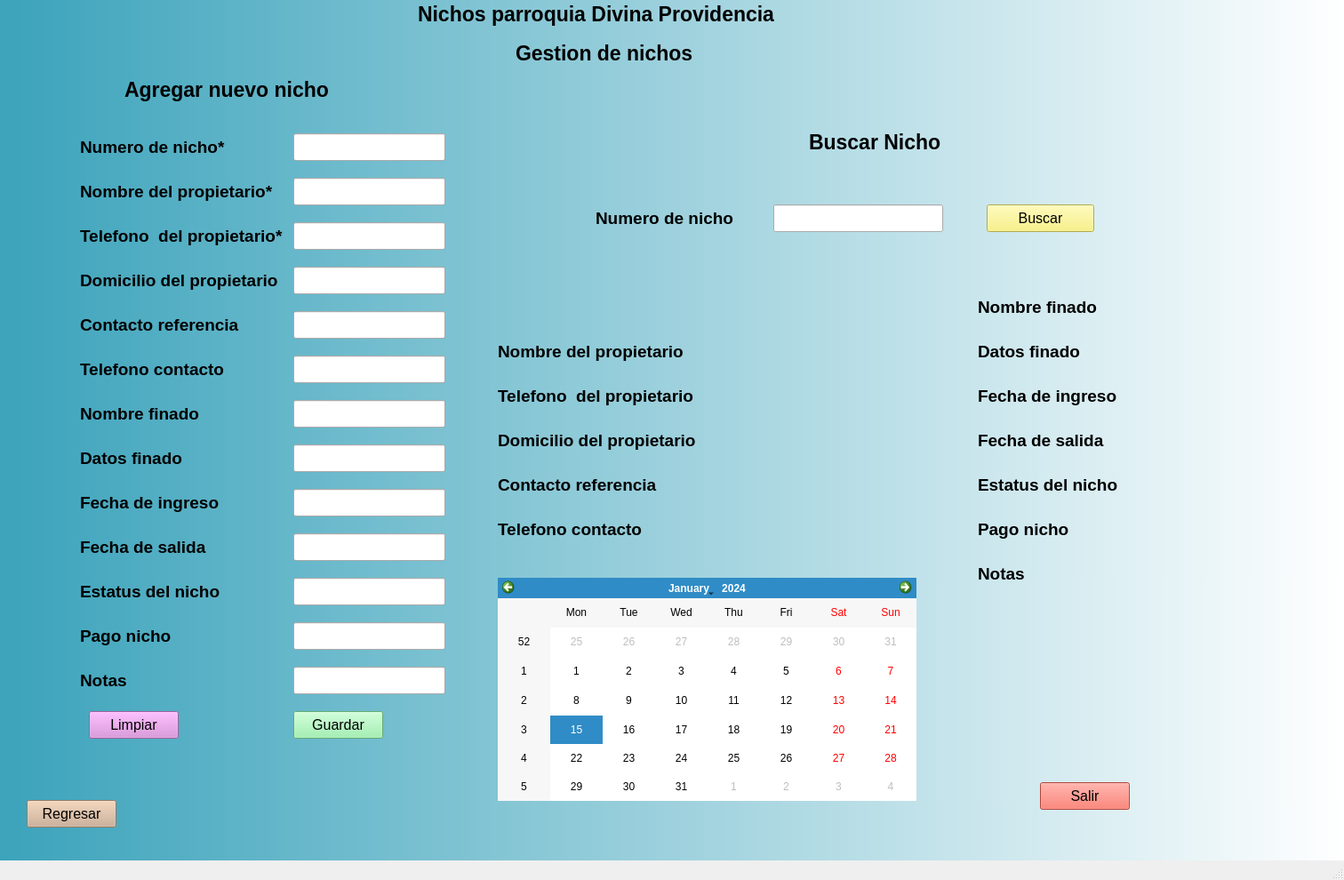
<?xml version="1.0" encoding="UTF-8"?>
<ui version="4.0">
 <class>Nichos</class>
 <widget class="QMainWindow" name="Nichos">
  <property name="geometry">
   <rect>
    <x>0</x>
    <y>0</y>
    <width>1512</width>
    <height>990</height>
   </rect>
  </property>
  <property name="windowTitle">
   <string>Gestion de nichos de la parroquia Divina Providenca</string>
  </property>
  <property name="autoFillBackground">
   <bool>false</bool>
  </property>
  <property name="styleSheet">
   <string notr="true">QWidget #centralwidget{
background-color: qlineargradient(spread:pad, x1:0, y1:0, x2:1, y2:0, stop:0 rgba(59, 163, 187, 255), stop:1 rgba(255, 255, 255, 255));}</string>
  </property>
  <widget class="QWidget" name="centralwidget">
   <widget class="QLabel" name="label">
    <property name="geometry">
     <rect>
      <x>470</x>
      <y>-20</y>
      <width>461</width>
      <height>71</height>
     </rect>
    </property>
    <property name="font">
     <font>
      <pointsize>17</pointsize>
      <weight>75</weight>
      <bold>true</bold>
     </font>
    </property>
    <property name="text">
     <string>Nichos parroquia Divina Providencia</string>
    </property>
   </widget>
   <widget class="QPushButton" name="pushButton_2">
    <property name="geometry">
     <rect>
      <x>1170</x>
      <y>880</y>
      <width>101</width>
      <height>31</height>
     </rect>
    </property>
    <property name="font">
     <font>
      <pointsize>12</pointsize>
     </font>
    </property>
    <property name="styleSheet">
     <string notr="true">background-color: rgb(246, 97, 81);</string>
    </property>
    <property name="text">
     <string>Salir</string>
    </property>
   </widget>
   <widget class="QLabel" name="label_2">
    <property name="geometry">
     <rect>
      <x>580</x>
      <y>50</y>
      <width>221</width>
      <height>20</height>
     </rect>
    </property>
    <property name="font">
     <font>
      <pointsize>17</pointsize>
      <weight>75</weight>
      <bold>true</bold>
     </font>
    </property>
    <property name="text">
     <string>Gestion de nichos</string>
    </property>
   </widget>
   <widget class="QPushButton" name="pushButton_3">
    <property name="geometry">
     <rect>
      <x>30</x>
      <y>900</y>
      <width>101</width>
      <height>31</height>
     </rect>
    </property>
    <property name="font">
     <font>
      <pointsize>12</pointsize>
     </font>
    </property>
    <property name="styleSheet">
     <string notr="true">background-color: rgb(205, 171, 143);</string>
    </property>
    <property name="text">
     <string>Regresar</string>
    </property>
   </widget>
   <widget class="QLabel" name="label_3">
    <property name="geometry">
     <rect>
      <x>140</x>
      <y>80</y>
      <width>291</width>
      <height>41</height>
     </rect>
    </property>
    <property name="font">
     <font>
      <pointsize>17</pointsize>
      <weight>75</weight>
      <bold>true</bold>
     </font>
    </property>
    <property name="text">
     <string>Agregar nuevo nicho</string>
    </property>
   </widget>
   <widget class="QLabel" name="label_4">
    <property name="geometry">
     <rect>
      <x>910</x>
      <y>150</y>
      <width>221</width>
      <height>20</height>
     </rect>
    </property>
    <property name="font">
     <font>
      <pointsize>17</pointsize>
      <weight>75</weight>
      <bold>true</bold>
     </font>
    </property>
    <property name="text">
     <string>Buscar Nicho</string>
    </property>
   </widget>
   <widget class="QLineEdit" name="lineEdit">
    <property name="geometry">
     <rect>
      <x>330</x>
      <y>150</y>
      <width>171</width>
      <height>31</height>
     </rect>
    </property>
   </widget>
   <widget class="QLineEdit" name="lineEdit_2">
    <property name="geometry">
     <rect>
      <x>330</x>
      <y>200</y>
      <width>171</width>
      <height>31</height>
     </rect>
    </property>
   </widget>
   <widget class="QLineEdit" name="lineEdit_3">
    <property name="geometry">
     <rect>
      <x>330</x>
      <y>250</y>
      <width>171</width>
      <height>31</height>
     </rect>
    </property>
   </widget>
   <widget class="QLineEdit" name="lineEdit_4">
    <property name="geometry">
     <rect>
      <x>330</x>
      <y>300</y>
      <width>171</width>
      <height>31</height>
     </rect>
    </property>
   </widget>
   <widget class="QLineEdit" name="lineEdit_5">
    <property name="geometry">
     <rect>
      <x>330</x>
      <y>400</y>
      <width>171</width>
      <height>31</height>
     </rect>
    </property>
   </widget>
   <widget class="QLineEdit" name="lineEdit_6">
    <property name="geometry">
     <rect>
      <x>330</x>
      <y>350</y>
      <width>171</width>
      <height>31</height>
     </rect>
    </property>
   </widget>
   <widget class="QLineEdit" name="lineEdit_7">
    <property name="geometry">
     <rect>
      <x>330</x>
      <y>500</y>
      <width>171</width>
      <height>31</height>
     </rect>
    </property>
   </widget>
   <widget class="QLineEdit" name="lineEdit_8">
    <property name="geometry">
     <rect>
      <x>330</x>
      <y>450</y>
      <width>171</width>
      <height>31</height>
     </rect>
    </property>
   </widget>
   <widget class="QLineEdit" name="lineEdit_9">
    <property name="geometry">
     <rect>
      <x>330</x>
      <y>600</y>
      <width>171</width>
      <height>31</height>
     </rect>
    </property>
   </widget>
   <widget class="QLineEdit" name="lineEdit_10">
    <property name="geometry">
     <rect>
      <x>330</x>
      <y>550</y>
      <width>171</width>
      <height>31</height>
     </rect>
    </property>
   </widget>
   <widget class="QLineEdit" name="lineEdit_11">
    <property name="geometry">
     <rect>
      <x>330</x>
      <y>700</y>
      <width>171</width>
      <height>31</height>
     </rect>
    </property>
   </widget>
   <widget class="QLineEdit" name="lineEdit_12">
    <property name="geometry">
     <rect>
      <x>330</x>
      <y>650</y>
      <width>171</width>
      <height>31</height>
     </rect>
    </property>
   </widget>
   <widget class="QLineEdit" name="lineEdit_14">
    <property name="geometry">
     <rect>
      <x>330</x>
      <y>750</y>
      <width>171</width>
      <height>31</height>
     </rect>
    </property>
   </widget>
   <widget class="QLabel" name="label_5">
    <property name="geometry">
     <rect>
      <x>90</x>
      <y>150</y>
      <width>191</width>
      <height>31</height>
     </rect>
    </property>
    <property name="font">
     <font>
      <pointsize>14</pointsize>
      <weight>75</weight>
      <bold>true</bold>
     </font>
    </property>
    <property name="text">
     <string>Numero de nicho*</string>
    </property>
   </widget>
   <widget class="QLabel" name="label_6">
    <property name="geometry">
     <rect>
      <x>90</x>
      <y>200</y>
      <width>241</width>
      <height>31</height>
     </rect>
    </property>
    <property name="font">
     <font>
      <pointsize>14</pointsize>
      <weight>75</weight>
      <bold>true</bold>
     </font>
    </property>
    <property name="text">
     <string>Nombre del propietario*</string>
    </property>
   </widget>
   <widget class="QLabel" name="label_7">
    <property name="geometry">
     <rect>
      <x>90</x>
      <y>250</y>
      <width>241</width>
      <height>31</height>
     </rect>
    </property>
    <property name="font">
     <font>
      <pointsize>14</pointsize>
      <weight>75</weight>
      <bold>true</bold>
     </font>
    </property>
    <property name="text">
     <string>Telefono  del propietario*</string>
    </property>
   </widget>
   <widget class="QLabel" name="label_8">
    <property name="geometry">
     <rect>
      <x>90</x>
      <y>300</y>
      <width>251</width>
      <height>31</height>
     </rect>
    </property>
    <property name="font">
     <font>
      <pointsize>14</pointsize>
      <weight>75</weight>
      <bold>true</bold>
     </font>
    </property>
    <property name="text">
     <string>Domicilio del propietario</string>
    </property>
   </widget>
   <widget class="QLabel" name="label_9">
    <property name="geometry">
     <rect>
      <x>90</x>
      <y>350</y>
      <width>191</width>
      <height>31</height>
     </rect>
    </property>
    <property name="font">
     <font>
      <pointsize>14</pointsize>
      <weight>75</weight>
      <bold>true</bold>
     </font>
    </property>
    <property name="text">
     <string>Contacto referencia</string>
    </property>
   </widget>
   <widget class="QLabel" name="label_10">
    <property name="geometry">
     <rect>
      <x>90</x>
      <y>600</y>
      <width>191</width>
      <height>31</height>
     </rect>
    </property>
    <property name="font">
     <font>
      <pointsize>14</pointsize>
      <weight>75</weight>
      <bold>true</bold>
     </font>
    </property>
    <property name="text">
     <string>Fecha de salida</string>
    </property>
   </widget>
   <widget class="QLabel" name="label_11">
    <property name="geometry">
     <rect>
      <x>90</x>
      <y>400</y>
      <width>191</width>
      <height>31</height>
     </rect>
    </property>
    <property name="font">
     <font>
      <pointsize>14</pointsize>
      <weight>75</weight>
      <bold>true</bold>
     </font>
    </property>
    <property name="text">
     <string>Telefono contacto</string>
    </property>
   </widget>
   <widget class="QLabel" name="label_12">
    <property name="geometry">
     <rect>
      <x>90</x>
      <y>550</y>
      <width>191</width>
      <height>31</height>
     </rect>
    </property>
    <property name="font">
     <font>
      <pointsize>14</pointsize>
      <weight>75</weight>
      <bold>true</bold>
     </font>
    </property>
    <property name="text">
     <string>Fecha de ingreso</string>
    </property>
   </widget>
   <widget class="QLabel" name="label_13">
    <property name="geometry">
     <rect>
      <x>90</x>
      <y>500</y>
      <width>191</width>
      <height>31</height>
     </rect>
    </property>
    <property name="font">
     <font>
      <pointsize>14</pointsize>
      <weight>75</weight>
      <bold>true</bold>
     </font>
    </property>
    <property name="text">
     <string>Datos finado</string>
    </property>
   </widget>
   <widget class="QLabel" name="label_14">
    <property name="geometry">
     <rect>
      <x>90</x>
      <y>450</y>
      <width>191</width>
      <height>31</height>
     </rect>
    </property>
    <property name="font">
     <font>
      <pointsize>14</pointsize>
      <weight>75</weight>
      <bold>true</bold>
     </font>
    </property>
    <property name="text">
     <string>Nombre finado</string>
    </property>
   </widget>
   <widget class="QLabel" name="label_16">
    <property name="geometry">
     <rect>
      <x>90</x>
      <y>650</y>
      <width>191</width>
      <height>31</height>
     </rect>
    </property>
    <property name="font">
     <font>
      <pointsize>14</pointsize>
      <weight>75</weight>
      <bold>true</bold>
     </font>
    </property>
    <property name="text">
     <string>Estatus del nicho</string>
    </property>
   </widget>
   <widget class="QLabel" name="label_18">
    <property name="geometry">
     <rect>
      <x>90</x>
      <y>750</y>
      <width>191</width>
      <height>31</height>
     </rect>
    </property>
    <property name="font">
     <font>
      <pointsize>14</pointsize>
      <weight>75</weight>
      <bold>true</bold>
     </font>
    </property>
    <property name="text">
     <string>Notas</string>
    </property>
   </widget>
   <widget class="QLabel" name="label_19">
    <property name="geometry">
     <rect>
      <x>90</x>
      <y>700</y>
      <width>191</width>
      <height>31</height>
     </rect>
    </property>
    <property name="font">
     <font>
      <pointsize>14</pointsize>
      <weight>75</weight>
      <bold>true</bold>
     </font>
    </property>
    <property name="text">
     <string>Pago nicho</string>
    </property>
   </widget>
   <widget class="QLabel" name="label_15">
    <property name="geometry">
     <rect>
      <x>560</x>
      <y>530</y>
      <width>191</width>
      <height>31</height>
     </rect>
    </property>
    <property name="font">
     <font>
      <pointsize>14</pointsize>
      <weight>75</weight>
      <bold>true</bold>
     </font>
    </property>
    <property name="text">
     <string>Contacto referencia</string>
    </property>
   </widget>
   <widget class="QLabel" name="label_17">
    <property name="geometry">
     <rect>
      <x>670</x>
      <y>230</y>
      <width>191</width>
      <height>31</height>
     </rect>
    </property>
    <property name="font">
     <font>
      <pointsize>14</pointsize>
      <weight>75</weight>
      <bold>true</bold>
     </font>
    </property>
    <property name="text">
     <string>Numero de nicho</string>
    </property>
   </widget>
   <widget class="QLabel" name="label_20">
    <property name="geometry">
     <rect>
      <x>560</x>
      <y>480</y>
      <width>251</width>
      <height>31</height>
     </rect>
    </property>
    <property name="font">
     <font>
      <pointsize>14</pointsize>
      <weight>75</weight>
      <bold>true</bold>
     </font>
    </property>
    <property name="text">
     <string>Domicilio del propietario</string>
    </property>
   </widget>
   <widget class="QLabel" name="label_21">
    <property name="geometry">
     <rect>
      <x>560</x>
      <y>580</y>
      <width>191</width>
      <height>31</height>
     </rect>
    </property>
    <property name="font">
     <font>
      <pointsize>14</pointsize>
      <weight>75</weight>
      <bold>true</bold>
     </font>
    </property>
    <property name="text">
     <string>Telefono contacto</string>
    </property>
   </widget>
   <widget class="QLabel" name="label_22">
    <property name="geometry">
     <rect>
      <x>560</x>
      <y>430</y>
      <width>241</width>
      <height>31</height>
     </rect>
    </property>
    <property name="font">
     <font>
      <pointsize>14</pointsize>
      <weight>75</weight>
      <bold>true</bold>
     </font>
    </property>
    <property name="text">
     <string>Telefono  del propietario</string>
    </property>
   </widget>
   <widget class="QLabel" name="label_23">
    <property name="geometry">
     <rect>
      <x>560</x>
      <y>380</y>
      <width>231</width>
      <height>31</height>
     </rect>
    </property>
    <property name="font">
     <font>
      <pointsize>14</pointsize>
      <weight>75</weight>
      <bold>true</bold>
     </font>
    </property>
    <property name="text">
     <string>Nombre del propietario</string>
    </property>
   </widget>
   <widget class="QLabel" name="label_24">
    <property name="geometry">
     <rect>
      <x>1100</x>
      <y>330</y>
      <width>191</width>
      <height>31</height>
     </rect>
    </property>
    <property name="font">
     <font>
      <pointsize>14</pointsize>
      <weight>75</weight>
      <bold>true</bold>
     </font>
    </property>
    <property name="text">
     <string>Nombre finado</string>
    </property>
   </widget>
   <widget class="QLabel" name="label_25">
    <property name="geometry">
     <rect>
      <x>1100</x>
      <y>630</y>
      <width>191</width>
      <height>31</height>
     </rect>
    </property>
    <property name="font">
     <font>
      <pointsize>14</pointsize>
      <weight>75</weight>
      <bold>true</bold>
     </font>
    </property>
    <property name="text">
     <string>Notas</string>
    </property>
   </widget>
   <widget class="QLabel" name="label_26">
    <property name="geometry">
     <rect>
      <x>1100</x>
      <y>530</y>
      <width>191</width>
      <height>31</height>
     </rect>
    </property>
    <property name="font">
     <font>
      <pointsize>14</pointsize>
      <weight>75</weight>
      <bold>true</bold>
     </font>
    </property>
    <property name="text">
     <string>Estatus del nicho</string>
    </property>
   </widget>
   <widget class="QLabel" name="label_27">
    <property name="geometry">
     <rect>
      <x>1100</x>
      <y>480</y>
      <width>191</width>
      <height>31</height>
     </rect>
    </property>
    <property name="font">
     <font>
      <pointsize>14</pointsize>
      <weight>75</weight>
      <bold>true</bold>
     </font>
    </property>
    <property name="text">
     <string>Fecha de salida</string>
    </property>
   </widget>
   <widget class="QLabel" name="label_28">
    <property name="geometry">
     <rect>
      <x>1100</x>
      <y>580</y>
      <width>191</width>
      <height>31</height>
     </rect>
    </property>
    <property name="font">
     <font>
      <pointsize>14</pointsize>
      <weight>75</weight>
      <bold>true</bold>
     </font>
    </property>
    <property name="text">
     <string>Pago nicho</string>
    </property>
   </widget>
   <widget class="QLabel" name="label_29">
    <property name="geometry">
     <rect>
      <x>1100</x>
      <y>430</y>
      <width>191</width>
      <height>31</height>
     </rect>
    </property>
    <property name="font">
     <font>
      <pointsize>14</pointsize>
      <weight>75</weight>
      <bold>true</bold>
     </font>
    </property>
    <property name="text">
     <string>Fecha de ingreso</string>
    </property>
   </widget>
   <widget class="QLabel" name="label_30">
    <property name="geometry">
     <rect>
      <x>1100</x>
      <y>380</y>
      <width>191</width>
      <height>31</height>
     </rect>
    </property>
    <property name="font">
     <font>
      <pointsize>14</pointsize>
      <weight>75</weight>
      <bold>true</bold>
     </font>
    </property>
    <property name="text">
     <string>Datos finado</string>
    </property>
   </widget>
   <widget class="QLabel" name="label_32">
    <property name="geometry">
     <rect>
      <x>830</x>
      <y>380</y>
      <width>191</width>
      <height>41</height>
     </rect>
    </property>
    <property name="text">
     <string/>
    </property>
   </widget>
   <widget class="QLabel" name="label_33">
    <property name="geometry">
     <rect>
      <x>830</x>
      <y>430</y>
      <width>191</width>
      <height>41</height>
     </rect>
    </property>
    <property name="text">
     <string/>
    </property>
   </widget>
   <widget class="QLabel" name="label_34">
    <property name="geometry">
     <rect>
      <x>830</x>
      <y>570</y>
      <width>191</width>
      <height>41</height>
     </rect>
    </property>
    <property name="text">
     <string/>
    </property>
   </widget>
   <widget class="QLabel" name="label_35">
    <property name="geometry">
     <rect>
      <x>830</x>
      <y>470</y>
      <width>191</width>
      <height>41</height>
     </rect>
    </property>
    <property name="text">
     <string/>
    </property>
   </widget>
   <widget class="QLabel" name="label_36">
    <property name="geometry">
     <rect>
      <x>830</x>
      <y>520</y>
      <width>191</width>
      <height>41</height>
     </rect>
    </property>
    <property name="text">
     <string/>
    </property>
   </widget>
   <widget class="QLabel" name="label_37">
    <property name="geometry">
     <rect>
      <x>1300</x>
      <y>470</y>
      <width>191</width>
      <height>41</height>
     </rect>
    </property>
    <property name="text">
     <string/>
    </property>
   </widget>
   <widget class="QLabel" name="label_38">
    <property name="geometry">
     <rect>
      <x>1300</x>
      <y>430</y>
      <width>191</width>
      <height>41</height>
     </rect>
    </property>
    <property name="text">
     <string/>
    </property>
   </widget>
   <widget class="QLabel" name="label_39">
    <property name="geometry">
     <rect>
      <x>1300</x>
      <y>520</y>
      <width>191</width>
      <height>41</height>
     </rect>
    </property>
    <property name="text">
     <string/>
    </property>
   </widget>
   <widget class="QLabel" name="label_40">
    <property name="geometry">
     <rect>
      <x>1300</x>
      <y>570</y>
      <width>191</width>
      <height>41</height>
     </rect>
    </property>
    <property name="text">
     <string/>
    </property>
   </widget>
   <widget class="QLabel" name="label_41">
    <property name="geometry">
     <rect>
      <x>1300</x>
      <y>330</y>
      <width>191</width>
      <height>41</height>
     </rect>
    </property>
    <property name="text">
     <string/>
    </property>
   </widget>
   <widget class="QLabel" name="label_42">
    <property name="geometry">
     <rect>
      <x>1300</x>
      <y>380</y>
      <width>191</width>
      <height>41</height>
     </rect>
    </property>
    <property name="text">
     <string/>
    </property>
   </widget>
   <widget class="QLabel" name="label_43">
    <property name="geometry">
     <rect>
      <x>1300</x>
      <y>620</y>
      <width>191</width>
      <height>41</height>
     </rect>
    </property>
    <property name="text">
     <string/>
    </property>
   </widget>
   <widget class="QPushButton" name="pushButton_4">
    <property name="geometry">
     <rect>
      <x>330</x>
      <y>800</y>
      <width>101</width>
      <height>31</height>
     </rect>
    </property>
    <property name="font">
     <font>
      <pointsize>12</pointsize>
     </font>
    </property>
    <property name="styleSheet">
     <string notr="true">background-color: rgb(143, 240, 164);</string>
    </property>
    <property name="text">
     <string>Guardar</string>
    </property>
   </widget>
   <widget class="QPushButton" name="pushButton_5">
    <property name="geometry">
     <rect>
      <x>100</x>
      <y>800</y>
      <width>101</width>
      <height>31</height>
     </rect>
    </property>
    <property name="font">
     <font>
      <pointsize>12</pointsize>
     </font>
    </property>
    <property name="styleSheet">
     <string notr="true">background-color: rgb(220, 138, 221);</string>
    </property>
    <property name="text">
     <string>Limpiar</string>
    </property>
   </widget>
   <widget class="QPushButton" name="pushButton">
    <property name="geometry">
     <rect>
      <x>1110</x>
      <y>230</y>
      <width>121</width>
      <height>31</height>
     </rect>
    </property>
    <property name="font">
     <font>
      <pointsize>12</pointsize>
     </font>
    </property>
    <property name="styleSheet">
     <string notr="true">background-color: rgb(249, 240, 107);</string>
    </property>
    <property name="text">
     <string>Buscar</string>
    </property>
   </widget>
   <widget class="QLineEdit" name="lineEdit_13">
    <property name="geometry">
     <rect>
      <x>870</x>
      <y>230</y>
      <width>191</width>
      <height>31</height>
     </rect>
    </property>
   </widget>
   <widget class="QLabel" name="label_31">
    <property name="geometry">
     <rect>
      <x>50</x>
      <y>840</y>
      <width>491</width>
      <height>31</height>
     </rect>
    </property>
    <property name="font">
     <font>
      <pointsize>13</pointsize>
     </font>
    </property>
    <property name="styleSheet">
     <string notr="true">color: rgb(237, 51, 59);</string>
    </property>
    <property name="text">
     <string/>
    </property>
   </widget>
   <widget class="QCalendarWidget" name="calendarWidget">
    <property name="geometry">
     <rect>
      <x>560</x>
      <y>650</y>
      <width>471</width>
      <height>251</height>
     </rect>
    </property>
   </widget>
  </widget>
  <widget class="QMenuBar" name="menubar">
   <property name="geometry">
    <rect>
     <x>0</x>
     <y>0</y>
     <width>1512</width>
     <height>22</height>
    </rect>
   </property>
  </widget>
  <widget class="QStatusBar" name="statusbar"/>
 </widget>
 <resources/>
 <connections/>
</ui>
